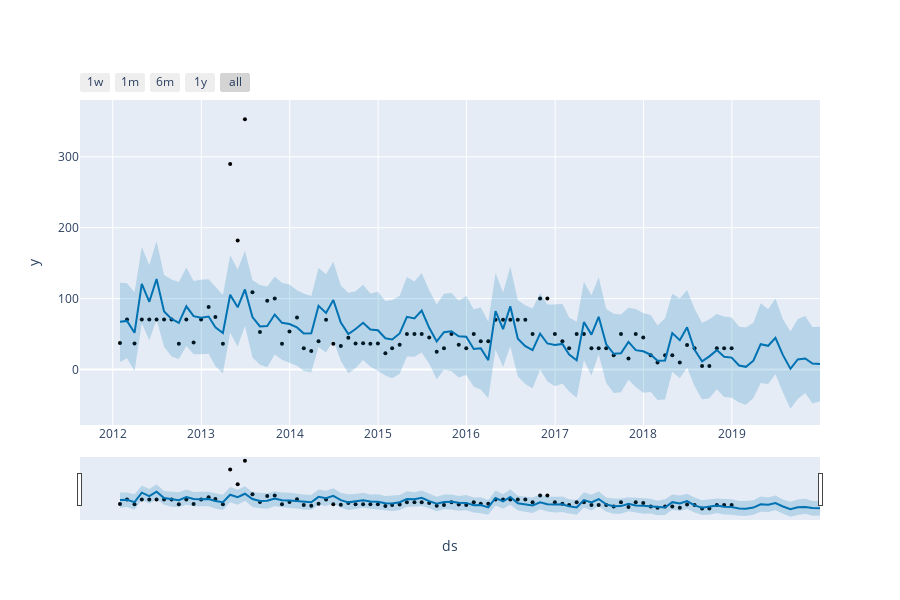

Notebook cell for this chart:
### Code cell
# alternative use plotly interactive model
plot_plotly(model, predict)
